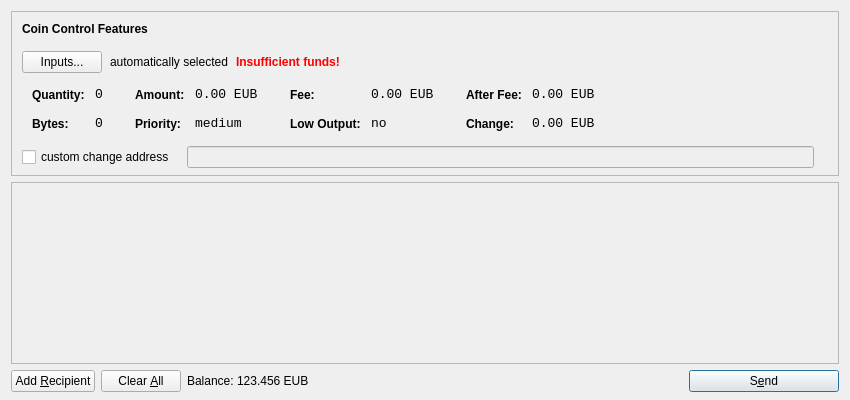
<?xml version="1.0" encoding="UTF-8"?>
<ui version="4.0">
 <class>SendCoinsDialog</class>
 <widget class="QDialog" name="SendCoinsDialog">
  <property name="geometry">
   <rect>
    <x>0</x>
    <y>0</y>
    <width>850</width>
    <height>400</height>
   </rect>
  </property>
  <property name="windowTitle">
   <string>Send Coins</string>
  </property>
  <layout class="QVBoxLayout" name="verticalLayout" stretch="0,1,0">
   <property name="bottomMargin">
    <number>8</number>
   </property>
   <item>
    <widget class="QFrame" name="frameCoinControl">
     <property name="sizePolicy">
      <sizepolicy hsizetype="Expanding" vsizetype="Expanding">
       <horstretch>0</horstretch>
       <verstretch>0</verstretch>
      </sizepolicy>
     </property>
     <property name="maximumSize">
      <size>
       <width>16777215</width>
       <height>16777215</height>
      </size>
     </property>
     <property name="frameShape">
      <enum>QFrame::StyledPanel</enum>
     </property>
     <property name="frameShadow">
      <enum>QFrame::Sunken</enum>
     </property>
     <layout class="QVBoxLayout" name="verticalLayoutCoinControl2">
      <property name="spacing">
       <number>-1</number>
      </property>
      <property name="leftMargin">
       <number>0</number>
      </property>
      <property name="topMargin">
       <number>0</number>
      </property>
      <property name="rightMargin">
       <number>0</number>
      </property>
      <property name="bottomMargin">
       <number>6</number>
      </property>
      <item>
       <layout class="QVBoxLayout" name="verticalLayoutCoinControl" stretch="0,0,0,0,1">
        <property name="spacing">
         <number>0</number>
        </property>
        <property name="leftMargin">
         <number>10</number>
        </property>
        <property name="topMargin">
         <number>10</number>
        </property>
        <item>
         <layout class="QHBoxLayout" name="horizontalLayoutCoinControl1">
          <property name="bottomMargin">
           <number>15</number>
          </property>
          <item>
           <widget class="QLabel" name="labelCoinControlFeatures">
            <property name="sizePolicy">
             <sizepolicy hsizetype="Preferred" vsizetype="Maximum">
              <horstretch>0</horstretch>
              <verstretch>0</verstretch>
             </sizepolicy>
            </property>
            <property name="font">
             <font>
              <weight>75</weight>
              <bold>true</bold>
             </font>
            </property>
            <property name="styleSheet">
             <string notr="true">font-weight:bold;</string>
            </property>
            <property name="text">
             <string>Coin Control Features</string>
            </property>
           </widget>
          </item>
         </layout>
        </item>
        <item>
         <layout class="QHBoxLayout" name="horizontalLayoutCoinControl2" stretch="0,0,0,0">
          <property name="spacing">
           <number>8</number>
          </property>
          <property name="bottomMargin">
           <number>10</number>
          </property>
          <item>
           <widget class="QPushButton" name="pushButtonCoinControl">
            <property name="styleSheet">
             <string notr="true"/>
            </property>
            <property name="text">
             <string>Inputs...</string>
            </property>
           </widget>
          </item>
          <item>
           <widget class="QLabel" name="labelCoinControlAutomaticallySelected">
            <property name="text">
             <string>automatically selected</string>
            </property>
            <property name="margin">
             <number>5</number>
            </property>
           </widget>
          </item>
          <item>
           <widget class="QLabel" name="labelCoinControlInsuffFunds">
            <property name="font">
             <font>
              <weight>75</weight>
              <bold>true</bold>
             </font>
            </property>
            <property name="styleSheet">
             <string notr="true">color:red;font-weight:bold;</string>
            </property>
            <property name="text">
             <string>Insufficient funds!</string>
            </property>
            <property name="margin">
             <number>5</number>
            </property>
           </widget>
          </item>
          <item>
           <spacer name="horizontalSpacerCoinControl">
            <property name="orientation">
             <enum>Qt::Horizontal</enum>
            </property>
            <property name="sizeHint" stdset="0">
             <size>
              <width>40</width>
              <height>1</height>
             </size>
            </property>
           </spacer>
          </item>
         </layout>
        </item>
        <item>
         <widget class="QWidget" name="widgetCoinControl" native="true">
          <property name="sizePolicy">
           <sizepolicy hsizetype="Preferred" vsizetype="Preferred">
            <horstretch>0</horstretch>
            <verstretch>0</verstretch>
           </sizepolicy>
          </property>
          <property name="minimumSize">
           <size>
            <width>0</width>
            <height>0</height>
           </size>
          </property>
          <property name="styleSheet">
           <string notr="true"/>
          </property>
          <layout class="QHBoxLayout" name="horizontalLayoutCoinControl5">
           <property name="margin">
            <number>0</number>
           </property>
           <item>
            <layout class="QHBoxLayout" name="horizontalLayoutCoinControl3" stretch="0,0,0,1">
             <property name="spacing">
              <number>20</number>
             </property>
             <property name="topMargin">
              <number>0</number>
             </property>
             <property name="bottomMargin">
              <number>10</number>
             </property>
             <item>
              <layout class="QFormLayout" name="formLayoutCoinControl1">
               <property name="horizontalSpacing">
                <number>10</number>
               </property>
               <property name="verticalSpacing">
                <number>14</number>
               </property>
               <property name="leftMargin">
                <number>10</number>
               </property>
               <property name="topMargin">
                <number>4</number>
               </property>
               <property name="rightMargin">
                <number>6</number>
               </property>
               <item row="0" column="0">
                <widget class="QLabel" name="labelCoinControlQuantityText">
                 <property name="styleSheet">
                  <string notr="true">font-weight:bold;</string>
                 </property>
                 <property name="text">
                  <string>Quantity:</string>
                 </property>
                 <property name="margin">
                  <number>0</number>
                 </property>
                </widget>
               </item>
               <item row="0" column="1">
                <widget class="QLabel" name="labelCoinControlQuantity">
                 <property name="font">
                  <font>
                   <family>Monospace</family>
                   <pointsize>10</pointsize>
                  </font>
                 </property>
                 <property name="cursor">
                  <cursorShape>IBeamCursor</cursorShape>
                 </property>
                 <property name="contextMenuPolicy">
                  <enum>Qt::ActionsContextMenu</enum>
                 </property>
                 <property name="text">
                  <string notr="true">0</string>
                 </property>
                 <property name="margin">
                  <number>0</number>
                 </property>
                 <property name="textInteractionFlags">
                  <set>Qt::LinksAccessibleByMouse|Qt::TextSelectableByKeyboard|Qt::TextSelectableByMouse</set>
                 </property>
                </widget>
               </item>
               <item row="1" column="0">
                <widget class="QLabel" name="labelCoinControlBytesText">
                 <property name="styleSheet">
                  <string notr="true">font-weight:bold;</string>
                 </property>
                 <property name="text">
                  <string>Bytes:</string>
                 </property>
                </widget>
               </item>
               <item row="1" column="1">
                <widget class="QLabel" name="labelCoinControlBytes">
                 <property name="font">
                  <font>
                   <family>Monospace</family>
                   <pointsize>10</pointsize>
                  </font>
                 </property>
                 <property name="cursor">
                  <cursorShape>IBeamCursor</cursorShape>
                 </property>
                 <property name="contextMenuPolicy">
                  <enum>Qt::ActionsContextMenu</enum>
                 </property>
                 <property name="text">
                  <string notr="true">0</string>
                 </property>
                 <property name="textInteractionFlags">
                  <set>Qt::LinksAccessibleByMouse|Qt::TextSelectableByKeyboard|Qt::TextSelectableByMouse</set>
                 </property>
                </widget>
               </item>
              </layout>
             </item>
             <item>
              <layout class="QFormLayout" name="formLayoutCoinControl2">
               <property name="horizontalSpacing">
                <number>10</number>
               </property>
               <property name="verticalSpacing">
                <number>14</number>
               </property>
               <property name="leftMargin">
                <number>6</number>
               </property>
               <property name="topMargin">
                <number>4</number>
               </property>
               <property name="rightMargin">
                <number>6</number>
               </property>
               <item row="0" column="0">
                <widget class="QLabel" name="labelCoinControlAmountText">
                 <property name="styleSheet">
                  <string notr="true">font-weight:bold;</string>
                 </property>
                 <property name="text">
                  <string>Amount:</string>
                 </property>
                 <property name="margin">
                  <number>0</number>
                 </property>
                </widget>
               </item>
               <item row="0" column="1">
                <widget class="QLabel" name="labelCoinControlAmount">
                 <property name="font">
                  <font>
                   <family>Monospace</family>
                   <pointsize>10</pointsize>
                  </font>
                 </property>
                 <property name="cursor">
                  <cursorShape>IBeamCursor</cursorShape>
                 </property>
                 <property name="contextMenuPolicy">
                  <enum>Qt::ActionsContextMenu</enum>
                 </property>
                 <property name="text">
                  <string notr="true">0.00 EUB</string>
                 </property>
                 <property name="textInteractionFlags">
                  <set>Qt::LinksAccessibleByMouse|Qt::TextSelectableByKeyboard|Qt::TextSelectableByMouse</set>
                 </property>
                </widget>
               </item>
               <item row="1" column="0">
                <widget class="QLabel" name="labelCoinControlPriorityText">
                 <property name="styleSheet">
                  <string notr="true">font-weight:bold;</string>
                 </property>
                 <property name="text">
                  <string>Priority:</string>
                 </property>
                </widget>
               </item>
               <item row="1" column="1">
                <widget class="QLabel" name="labelCoinControlPriority">
                 <property name="font">
                  <font>
                   <family>Monospace</family>
                   <pointsize>10</pointsize>
                  </font>
                 </property>
                 <property name="cursor">
                  <cursorShape>IBeamCursor</cursorShape>
                 </property>
                 <property name="contextMenuPolicy">
                  <enum>Qt::ActionsContextMenu</enum>
                 </property>
                 <property name="text">
                  <string>medium</string>
                 </property>
                 <property name="textInteractionFlags">
                  <set>Qt::LinksAccessibleByMouse|Qt::TextSelectableByKeyboard|Qt::TextSelectableByMouse</set>
                 </property>
                </widget>
               </item>
              </layout>
             </item>
             <item>
              <layout class="QFormLayout" name="formLayoutCoinControl3">
               <property name="horizontalSpacing">
                <number>10</number>
               </property>
               <property name="verticalSpacing">
                <number>14</number>
               </property>
               <property name="leftMargin">
                <number>6</number>
               </property>
               <property name="topMargin">
                <number>4</number>
               </property>
               <property name="rightMargin">
                <number>6</number>
               </property>
               <item row="0" column="0">
                <widget class="QLabel" name="labelCoinControlFeeText">
                 <property name="styleSheet">
                  <string notr="true">font-weight:bold;</string>
                 </property>
                 <property name="text">
                  <string>Fee:</string>
                 </property>
                 <property name="margin">
                  <number>0</number>
                 </property>
                </widget>
               </item>
               <item row="0" column="1">
                <widget class="QLabel" name="labelCoinControlFee">
                 <property name="font">
                  <font>
                   <family>Monospace</family>
                   <pointsize>10</pointsize>
                  </font>
                 </property>
                 <property name="cursor">
                  <cursorShape>IBeamCursor</cursorShape>
                 </property>
                 <property name="contextMenuPolicy">
                  <enum>Qt::ActionsContextMenu</enum>
                 </property>
                 <property name="text">
                  <string notr="true">0.00 EUB</string>
                 </property>
                 <property name="textInteractionFlags">
                  <set>Qt::LinksAccessibleByMouse|Qt::TextSelectableByKeyboard|Qt::TextSelectableByMouse</set>
                 </property>
                </widget>
               </item>
               <item row="1" column="0">
                <widget class="QLabel" name="labelCoinControlLowOutputText">
                 <property name="styleSheet">
                  <string notr="true">font-weight:bold;</string>
                 </property>
                 <property name="text">
                  <string>Low Output:</string>
                 </property>
                </widget>
               </item>
               <item row="1" column="1">
                <widget class="QLabel" name="labelCoinControlLowOutput">
                 <property name="font">
                  <font>
                   <family>Monospace</family>
                   <pointsize>10</pointsize>
                  </font>
                 </property>
                 <property name="cursor">
                  <cursorShape>IBeamCursor</cursorShape>
                 </property>
                 <property name="contextMenuPolicy">
                  <enum>Qt::ActionsContextMenu</enum>
                 </property>
                 <property name="text">
                  <string>no</string>
                 </property>
                 <property name="textInteractionFlags">
                  <set>Qt::LinksAccessibleByMouse|Qt::TextSelectableByKeyboard|Qt::TextSelectableByMouse</set>
                 </property>
                </widget>
               </item>
              </layout>
             </item>
             <item>
              <layout class="QFormLayout" name="formLayoutCoinControl4">
               <property name="horizontalSpacing">
                <number>10</number>
               </property>
               <property name="verticalSpacing">
                <number>14</number>
               </property>
               <property name="leftMargin">
                <number>6</number>
               </property>
               <property name="topMargin">
                <number>4</number>
               </property>
               <property name="rightMargin">
                <number>6</number>
               </property>
               <item row="0" column="0">
                <widget class="QLabel" name="labelCoinControlAfterFeeText">
                 <property name="styleSheet">
                  <string notr="true">font-weight:bold;</string>
                 </property>
                 <property name="text">
                  <string>After Fee:</string>
                 </property>
                 <property name="margin">
                  <number>0</number>
                 </property>
                </widget>
               </item>
               <item row="0" column="1">
                <widget class="QLabel" name="labelCoinControlAfterFee">
                 <property name="font">
                  <font>
                   <family>Monospace</family>
                   <pointsize>10</pointsize>
                  </font>
                 </property>
                 <property name="cursor">
                  <cursorShape>IBeamCursor</cursorShape>
                 </property>
                 <property name="contextMenuPolicy">
                  <enum>Qt::ActionsContextMenu</enum>
                 </property>
                 <property name="text">
                  <string notr="true">0.00 EUB</string>
                 </property>
                 <property name="textInteractionFlags">
                  <set>Qt::LinksAccessibleByMouse|Qt::TextSelectableByKeyboard|Qt::TextSelectableByMouse</set>
                 </property>
                </widget>
               </item>
               <item row="1" column="0">
                <widget class="QLabel" name="labelCoinControlChangeText">
                 <property name="styleSheet">
                  <string notr="true">font-weight:bold;</string>
                 </property>
                 <property name="text">
                  <string>Change:</string>
                 </property>
                </widget>
               </item>
               <item row="1" column="1">
                <widget class="QLabel" name="labelCoinControlChange">
                 <property name="font">
                  <font>
                   <family>Monospace</family>
                   <pointsize>10</pointsize>
                  </font>
                 </property>
                 <property name="cursor">
                  <cursorShape>IBeamCursor</cursorShape>
                 </property>
                 <property name="contextMenuPolicy">
                  <enum>Qt::ActionsContextMenu</enum>
                 </property>
                 <property name="text">
                  <string notr="true">0.00 EUB</string>
                 </property>
                 <property name="textInteractionFlags">
                  <set>Qt::LinksAccessibleByMouse|Qt::TextSelectableByKeyboard|Qt::TextSelectableByMouse</set>
                 </property>
                </widget>
               </item>
              </layout>
             </item>
            </layout>
           </item>
          </layout>
         </widget>
        </item>
        <item>
         <layout class="QHBoxLayout" name="horizontalLayoutCoinControl4" stretch="0,0,0">
          <property name="spacing">
           <number>12</number>
          </property>
          <property name="sizeConstraint">
           <enum>QLayout::SetDefaultConstraint</enum>
          </property>
          <property name="topMargin">
           <number>5</number>
          </property>
          <property name="rightMargin">
           <number>5</number>
          </property>
          <item>
           <widget class="QCheckBox" name="checkBoxCoinControlChange">
            <property name="text">
             <string>custom change address</string>
            </property>
           </widget>
          </item>
          <item>
           <widget class="QLineEdit" name="lineEditCoinControlChange">
            <property name="enabled">
             <bool>false</bool>
            </property>
            <property name="sizePolicy">
             <sizepolicy hsizetype="Expanding" vsizetype="Fixed">
              <horstretch>0</horstretch>
              <verstretch>0</verstretch>
             </sizepolicy>
            </property>
           </widget>
          </item>
          <item>
           <widget class="QLabel" name="labelCoinControlChangeLabel">
            <property name="sizePolicy">
             <sizepolicy hsizetype="Preferred" vsizetype="Expanding">
              <horstretch>0</horstretch>
              <verstretch>0</verstretch>
             </sizepolicy>
            </property>
            <property name="minimumSize">
             <size>
              <width>0</width>
              <height>0</height>
             </size>
            </property>
            <property name="text">
             <string/>
            </property>
            <property name="margin">
             <number>3</number>
            </property>
           </widget>
          </item>
         </layout>
        </item>
        <item>
         <spacer name="verticalSpacerCoinControl">
          <property name="orientation">
           <enum>Qt::Vertical</enum>
          </property>
          <property name="sizeHint" stdset="0">
           <size>
            <width>800</width>
            <height>1</height>
           </size>
          </property>
         </spacer>
        </item>
       </layout>
      </item>
     </layout>
    </widget>
   </item>
   <item>
    <widget class="QScrollArea" name="scrollArea">
     <property name="widgetResizable">
      <bool>true</bool>
     </property>
     <widget class="QWidget" name="scrollAreaWidgetContents">
      <property name="geometry">
       <rect>
        <x>0</x>
        <y>0</y>
        <width>830</width>
        <height>165</height>
       </rect>
      </property>
      <layout class="QVBoxLayout" name="verticalLayout_2">
       <property name="margin">
        <number>0</number>
       </property>
       <item>
        <layout class="QVBoxLayout" name="entries">
         <property name="spacing">
          <number>6</number>
         </property>
        </layout>
       </item>
       <item>
        <spacer name="verticalSpacer">
         <property name="orientation">
          <enum>Qt::Vertical</enum>
         </property>
         <property name="sizeHint" stdset="0">
          <size>
           <width>20</width>
           <height>40</height>
          </size>
         </property>
        </spacer>
       </item>
      </layout>
     </widget>
    </widget>
   </item>
   <item>
    <layout class="QHBoxLayout" name="horizontalLayout">
     <item>
      <widget class="QPushButton" name="addButton">
       <property name="toolTip">
        <string>Send to multiple recipients at once</string>
       </property>
       <property name="text">
        <string>Add &amp;Recipient</string>
       </property>
       <property name="icon">
        <iconset resource="../eurobit.qrc">
         <normaloff>:/icons/add</normaloff>:/icons/add</iconset>
       </property>
       <property name="autoDefault">
        <bool>false</bool>
       </property>
      </widget>
     </item>
     <item>
      <widget class="QPushButton" name="clearButton">
       <property name="sizePolicy">
        <sizepolicy hsizetype="Minimum" vsizetype="Fixed">
         <horstretch>0</horstretch>
         <verstretch>0</verstretch>
        </sizepolicy>
       </property>
       <property name="toolTip">
        <string>Remove all transaction fields</string>
       </property>
       <property name="text">
        <string>Clear &amp;All</string>
       </property>
       <property name="icon">
        <iconset resource="../eurobit.qrc">
         <normaloff>:/icons/remove</normaloff>:/icons/remove</iconset>
       </property>
       <property name="autoRepeatDelay">
        <number>300</number>
       </property>
       <property name="autoDefault">
        <bool>false</bool>
       </property>
      </widget>
     </item>
     <item>
      <layout class="QHBoxLayout" name="horizontalLayout_2">
       <property name="spacing">
        <number>3</number>
       </property>
       <item>
        <widget class="QLabel" name="label">
         <property name="text">
          <string>Balance:</string>
         </property>
        </widget>
       </item>
       <item>
        <widget class="QLabel" name="labelBalance">
         <property name="cursor">
          <cursorShape>IBeamCursor</cursorShape>
         </property>
         <property name="text">
          <string>123.456 EUB</string>
         </property>
         <property name="textInteractionFlags">
          <set>Qt::LinksAccessibleByMouse|Qt::TextSelectableByKeyboard|Qt::TextSelectableByMouse</set>
         </property>
        </widget>
       </item>
      </layout>
     </item>
     <item>
      <spacer name="horizontalSpacer">
       <property name="orientation">
        <enum>Qt::Horizontal</enum>
       </property>
       <property name="sizeHint" stdset="0">
        <size>
         <width>40</width>
         <height>20</height>
        </size>
       </property>
      </spacer>
     </item>
     <item>
      <widget class="QPushButton" name="sendButton">
       <property name="minimumSize">
        <size>
         <width>150</width>
         <height>0</height>
        </size>
       </property>
       <property name="toolTip">
        <string>Confirm the send action</string>
       </property>
       <property name="text">
        <string>S&amp;end</string>
       </property>
       <property name="icon">
        <iconset resource="../eurobit.qrc">
         <normaloff>:/icons/send</normaloff>:/icons/send</iconset>
       </property>
       <property name="default">
        <bool>true</bool>
       </property>
      </widget>
     </item>
    </layout>
   </item>
  </layout>
 </widget>
 <resources>
  <include location="../eurobit.qrc"/>
 </resources>
 <connections/>
</ui>
